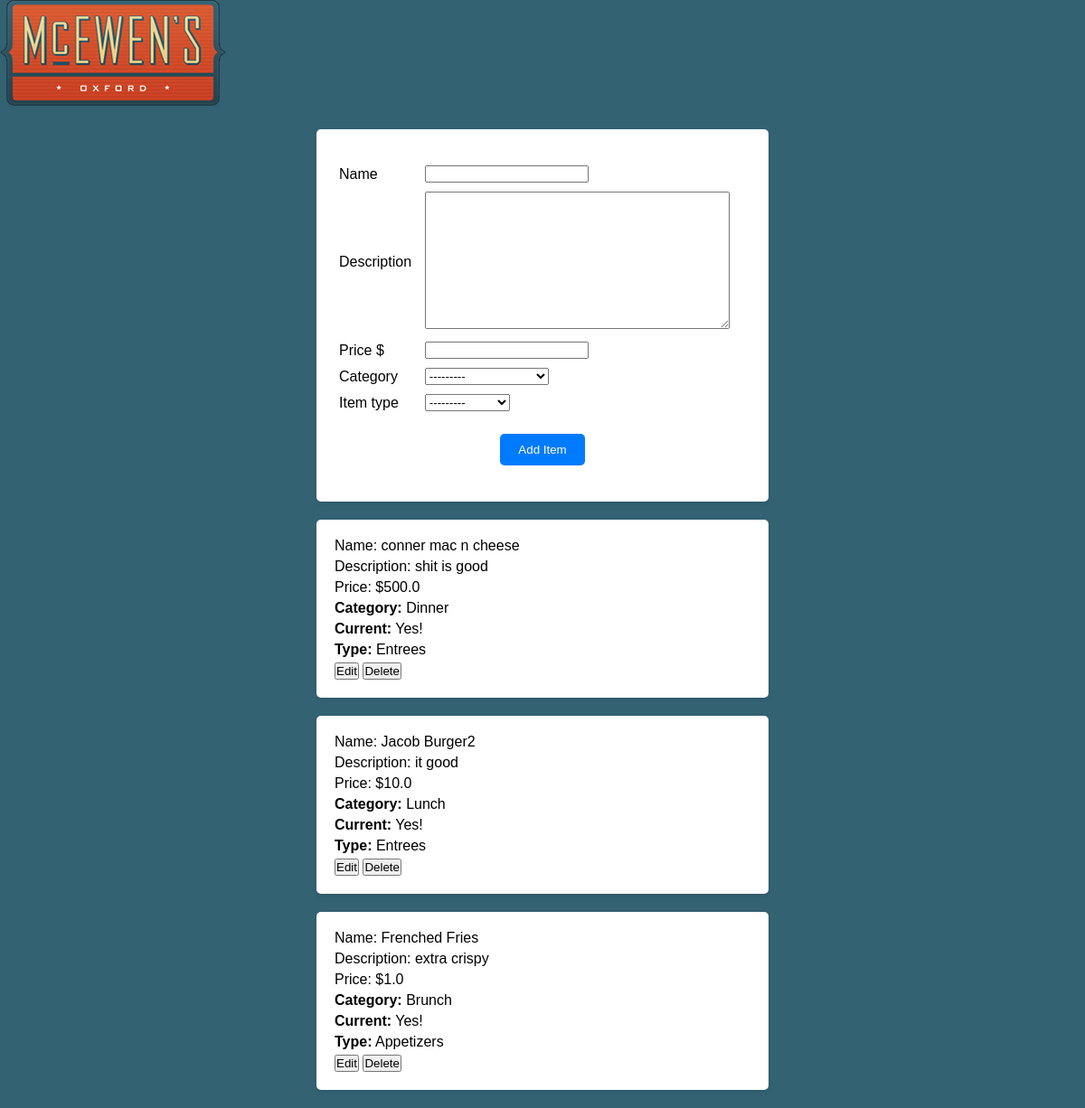
The page /restaurant_admin/ on the database as committed earlier.
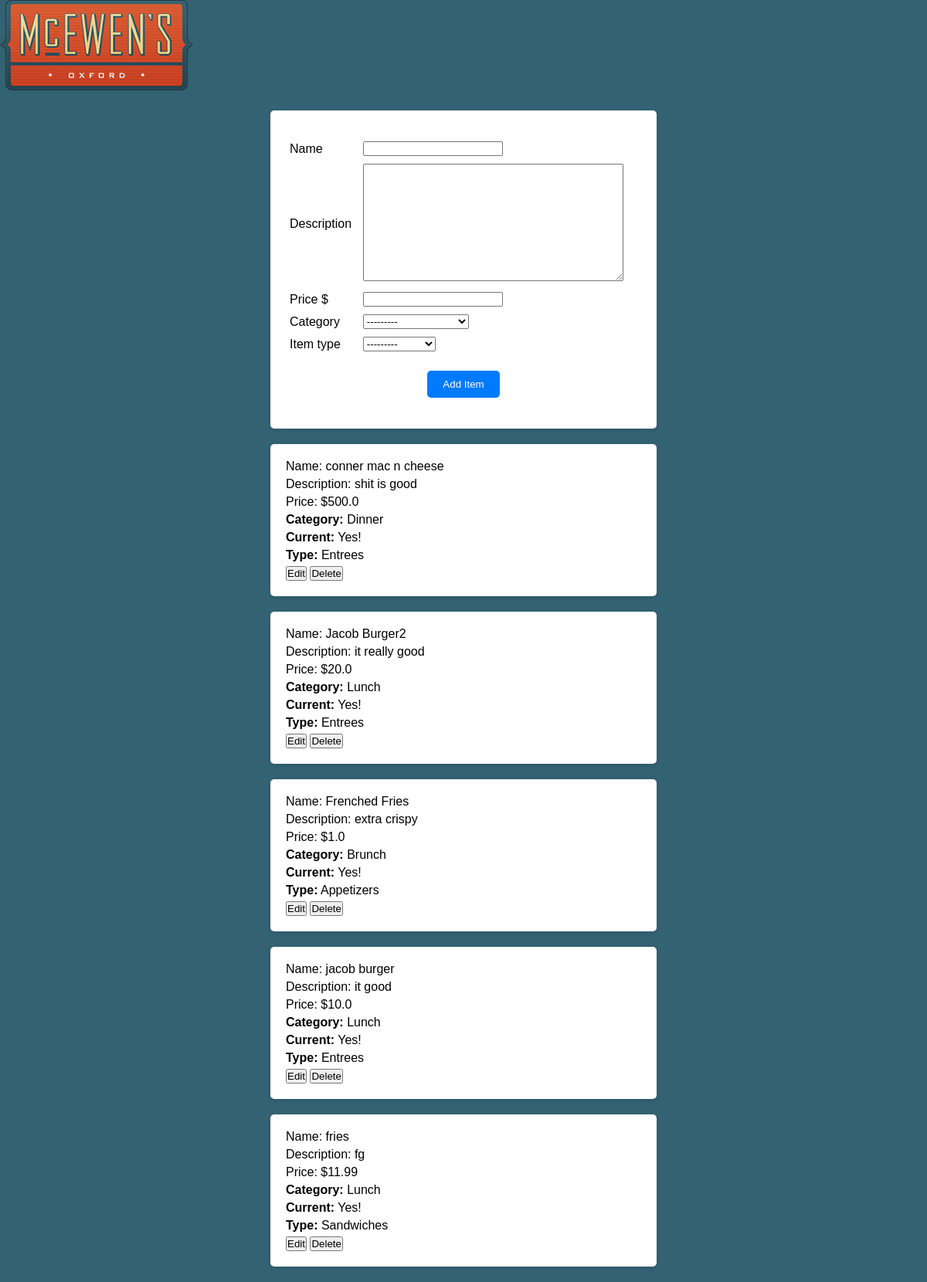
The same page on the database as committed later.
### mcewens/models.py (models this page shows)
class MenuItem(models.Model):
    name = models.CharField(max_length=50)
    CATEGORY_CHOICES = (
        ("Brunch", "Brunch"),
        ("Lunch", "Lunch"),
        ("Dinner", "Dinner"),
        ("Wine and Cocktails", "Wine and Cocktails"),
    )
    category = models.CharField(choices=CATEGORY_CHOICES, max_length=50)
    TYPE_CHOICES = (
        ("Appetizers", "Appetizers"),
        ("Salads", "Salads"),
        ("Entrees", "Entrees"),
        ("Sandwiches", "Sandwiches"),
        ("Desserts", "Desserts"),
        ("Wine", "Wine"),
        ("Cocktails", "Cocktails"),
    )
    item_type = models.CharField(choices=TYPE_CHOICES, max_length=50, blank=True)
    description = models.TextField(max_length=200, blank=True)
    price = models.FloatField()
    current = models.IntegerField(default=1)
    class Meta:
        unique_together = ("name", "category")

### mcewens/views.py (the view)
# urls.py: path("restaurant_admin/", restaurant_admin, name="restaurant_admin"),
def restaurant_admin(request):
    menuItems = MenuItem.objects.all()
    if request.method == "POST":
        form = MenuItemForm(request.POST)
        try:
            item = form.save(commit=False)
            if form.is_valid():
                form = MenuItemForm()
                context = {
                    "id": item.id,
                    "name": item.name,
                    "price": item.price,
                    "description": item.description,
                    "category": item.category,
                    "current": item.current,
                    "item_type": item.item_type,
                    "form": form,
                    "menuItems": menuItems,
                }
                "IS this correct?"
        except:
            error = "Something went wrong! Perhaps a menu item with this name and category already exists?"
            form = MenuItemForm()
            context = {"error": error, "menuItems": menuItems, "form": form}
        return render(request, "restaurantadmin.html", context)
    else:
        form = MenuItemForm()
        return render(
            request, "restaurantadmin.html", {"form": form, "menuItems": menuItems}
        )

### mcewens/forms.py
class MenuItemForm(forms.ModelForm):
    class Meta:
        model = MenuItem
        fields = [
            "name",
            "price",
            "description",
            "category",
            "item_type",
        ]
        exclude = ["current"]

### mcewens/templates/restaurantadmin.html (shortened to what this page needs)
{% load static %}
<!DOCTYPE html>
<html lang="en">
<head>
</head>
<body>
  <img src="{% static 'img/logo_360.png' %}" class="img-responsive" alt="Logo" />
  <div>
    <form method="POST" action="">
      <table>
        <tr>
          <td>{{form.name.label}}</td>
          <td>{{form.name}}</td>
        </tr>
        <tr>
          <td>{{form.description.label}}</td>
          <td>{{form.description}}</td>
        </tr>
        <tr>
          <td>{{form.price.label}} $</td>
          <td>{{form.price}}</td>
        </tr>
        <tr>
          <td>{{form.category.label}}</td>
          <td>{{form.category}}</td>
        </tr>
        <tr>
          <td>{{form.item_type.label}}</td>
          <td>{{form.item_type}}</td>
        </tr>
      </table>
      <input type="submit" value="Add Item" />
    </form>
  </div>
  {% for menuItem in menuItems %}
  <div class="menu-item-{{menuItem.id}}">
    <p>Name: {{menuItem.name}}</p>
    <p>Description: {{menuItem.description}}</p>
    <p>Price: ${{menuItem.price}}</p>
    <p><strong>Category:</strong> {{ menuItem.category }}</p>
    {% if menuItem.current is 1 %}
    <p class="current-yes"><strong>Current:</strong> Yes!</p>
    {% else %}
    <p class="current-no"><strong>Current:</strong> No!</p>
    {% endif %}
    <p><strong>Type:</strong> {{ menuItem.item_type }}</p>
    <a href="{%url 'edit' menuItem.id%}"><button type="button">Edit</button></a>
    <a href="{%url 'delete' menuItem.id %}"><button type="button">Delete</button></a>
  </div>
  {% endfor %}
</body>
</html>

### mcewens/templates/restaurantadmin.html (style rules this page uses)
* { margin: 0; padding: 0; box-sizing: border-box; }
body { font-family: Arial, sans-serif; background-color: #336273; }
div { max-width: 500px; margin: 20px auto; padding: 20px; background-color: #fff; border-radius: 5px; box-shadow: 0 2px 5px rgba(0, 0, 0, 0.1); }
form table { width: 100%; margin-top: 15px; border-collapse: collapse; }
form table td { padding: 5px; }
form input[type="submit"] { display: block; margin: 20px auto; padding: 10px 20px; background-color: #007bff; color: #fff; border: none; border-radius: 5px; cursor: pointer; }
p { margin-bottom: 5px; }
input[type="submit"] { padding: 5px 10px; background-color: #e74c3c; }

Rows that differ between the two databases and show on the page:
changed MenuItem "Jacob Burger2": description "it good" → "it really good"; price "10.0" → "20.0"
added MenuItem: name "jacob burger", description "it good", price "10.0", category "Lunch", shows "Current:", current "Yes!", item_type "Entrees"
added MenuItem: name "fries", description "fg", price "11.99", category "Lunch", shows "Current:", current "Yes!", item_type "Sandwiches"
